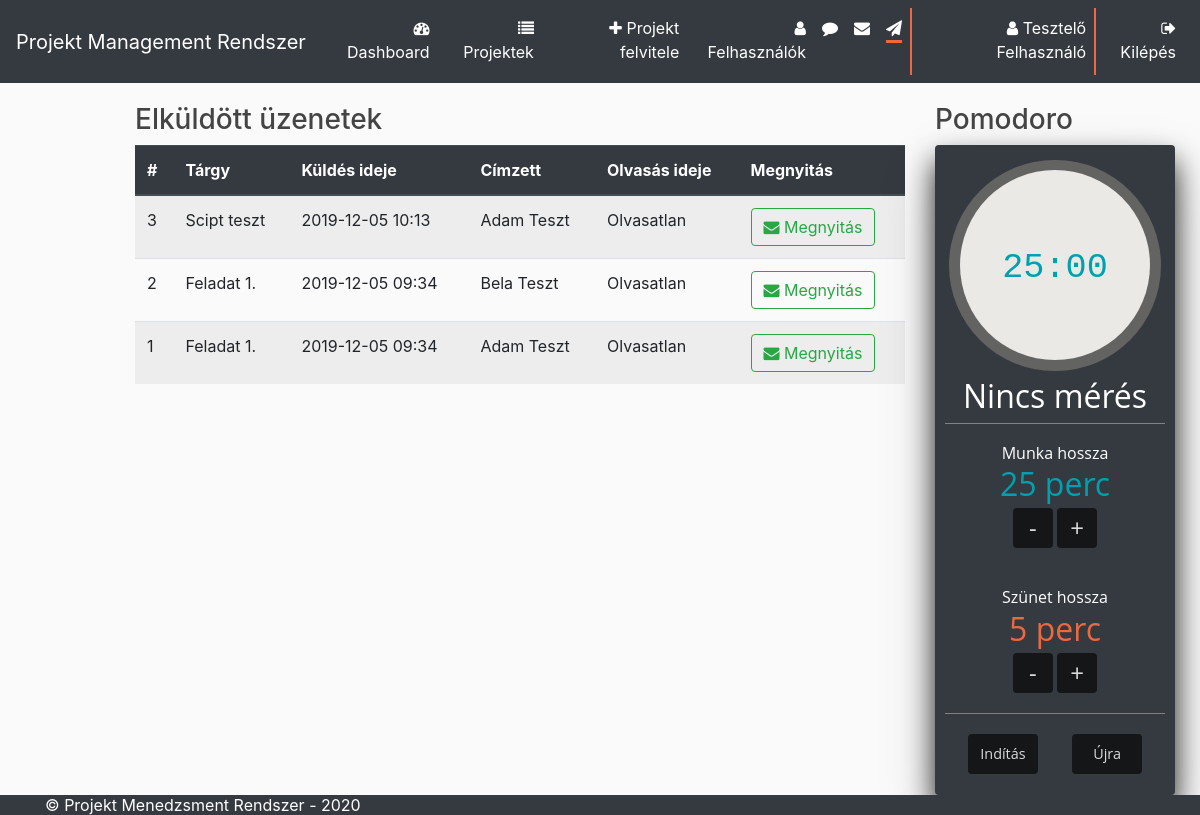
/sent (signed in), run on the app's committed database.
### projectmanage/models.py (models this page shows, shortened)
class User(UserMixin, db.Model):
    id = db.Column(db.Integer, primary_key=True)
    userName = db.Column(db.String(30), unique=True, nullable=False)
    fullName = db.Column(db.String(150), nullable=False)
    email    = db.Column(db.String(50), unique=True, nullable=False)
    password = db.Column(db.String(256), nullable=False)
    admin    = db.Column(db.Boolean, default=False)
    deleted  = db.Column(db.Boolean, nullable=False, default=False)
    delTime = db.Column(db.DateTime, nullable=True)
    projects = db.relationship('Project', backref='creator', lazy=True)
    projectWorkers = db.relationship('Project', secondary=projectWorkers, backref=db.backref('workers', lazy='dynamic'))
    projectLeaders = db.relationship('Project', secondary=projectLeaders, backref=db.backref('leaders', lazy='dynamic'))
    projectJobsCreated = db.relationship('ProjectJob', foreign_keys='ProjectJob.creatorUserId', backref='creator', lazy=True)
    projectJobsWork    = db.relationship('ProjectJob', foreign_keys='ProjectJob.workerUserId', backref='worker', lazy=True)
    activeJobId = db.Column(db.Integer, db.ForeignKey('project_job.id'), nullable=False, default=0)

class UserMessage(db.Model):
    id = db.Column(db.Integer, primary_key=True)
    fromUserId = db.Column(db.Integer, db.ForeignKey('user.id'), nullable=False)
    toUserId   = db.Column(db.Integer, db.ForeignKey('user.id'), nullable=False)
    subject = db.Column(db.String(50), nullable=False)
    text = db.Column(db.Text, nullable=False)
    sentTime = db.Column(db.DateTime, nullable=False, default=datetime.now)
    readTime = db.Column(db.DateTime, nullable=True)
    @staticmethod
    def getSentMessages(userId):
        messages = UserMessage.query.filter(
            UserMessage.fromUserId == userId
        ).order_by(UserMessage.sentTime.desc())
        return messages
    @staticmethod
    def getUnreadCount(userId):
        count = UserMessage.query.filter(
            and_(
                UserMessage.toUserId == userId,
                UserMessage.readTime == None
            )
        ).count()
        return count

### projectmanage/routes.py (the view)
@app.route('/sent')
@login_required
def sent():
    messages = UserMessage.getSentMessages(current_user.id)
    data = {
        'messages' : messages,
        'activeLink' : 'sent',
    }
    return render_template('User/sent.html', **data)

### projectmanage/functions.py (called while the page is built)
@loginManager.user_loader
def load_user(userId):
    return User.query.get(int(userId))

### projectmanage/templates/User/sent.html
{% extends 'layout.html' %}
{% block body %}
<h3>Elküldött üzenetek</h3>
<table class="table table-striped">
    <thead class="thead-dark">
        <tr>
            <th scope="col">#</th>
            <th scope="col">Tárgy</th>
            <th scope="col">Küldés ideje</th>
            <th scope="col">Címzett</th>
            <th scope="col">Olvasás ideje</th>
            <th scope="col">Megnyitás</th>
        </tr>
    </thead>
    <tbody>
        {% for message in messages %}
        <tr>
            <td>
                {{ message.id }}
            </td>
            <td>
                {{ message.subject|safe }}
            </td>
            <td>
                {{ message.sentTime.strftime('%Y-%m-%d %H:%M') }}
            </td>
            <td>
                {{ getUserName(message.toUserId) }}
            </td>
            <td>
                {% if message.readTime %}
                {{ message.readTime.strftime('%Y-%m-%d %H:%M') }}
                {% else %}
                    Olvasatlan
                {% endif %}
            </td>
            <td>
                <a href="{{ url_for('loadMessage', messageId=message.id, fromPage=activeLink) }}" class="btn btn-outline-success"><i class="fa fa-envelope"></i>&nbsp;Megnyitás</a>
            </td>
        </tr>
        {% endfor %}
    </tbody>
</table>
{% endblock body %}

### projectmanage/templates/layout.html (shortened to what this page needs)
<!doctype html>
<html lang="en">
<head>
    <link rel="stylesheet" href="https://stackpath.bootstrapcdn.com/bootstrap/4.3.1/css/bootstrap.min.css"
>
    <link rel='stylesheet' text="text/css"
        href="{{ url_for('static', filename='font-awesome/css/font-awesome.min.css')}}">
    <link rel="stylesheet" text="text/css" href="{{ url_for('static', filename='css/base.css') }}">
    <link rel="stylesheet" text="text/css" href="{{ url_for('static', filename='css/timer.css') }}">
    <link rel="stylesheet" href="https://cdnjs.cloudflare.com/ajax/libs/datepicker/0.6.5/datepicker.css"
 />
<body>
    {% include 'includes/_navbar.html' %}
    <main role="main" class="container-fluid" style="width: 80%;">
        <div class="row">
            <div class="col-md-10">
                {% block body %}{% endblock %}
            </div>
            {% if current_user.is_authenticated %}
            <div class="col-md-2">
                <h3 style="text-align: center;">Pomodoro</h3>
                <div class="clock">
                    <div class="timer">
                        <div class="progress-radial step-0 session">
                            <div class="main-display overlay">
                            </div>
                        </div>
                    </div>
                    <div class="session-info">
                        <div class="session-count">
                        </div>
                    </div>
                    <div class="settings">
                        <div class="time-session">
                            <h6 class="timer-h">Munka hossza</h6>
                            <p class="time-session-display"></p>
                            <button class="minus">-</button>
                            <button class="plus">+</button>
                        </div>
                        <div class="time-break">
                            <h6 class="timer-h">Szünet hossza</h6>
                            <p class="time-break-display"></p>
                            <button class="minus">-</button>
                            <button class="plus">+</button>
                        </div>
                    </div>
                    <div class="controls">
                        <button class="time-start">Indítás</button>
                        <button class="time-reset">Újra</button>
                    </div>
                </div>
            </div>
            {% endif %}
        </div>
    </main>
    {% include 'includes/_footer.html' %}
</body>
</html>

### projectmanage/templates/includes/_navbar.html (shortened to what this page needs)
<nav class="navbar navbar-expand-lg navbar-dark bg-dark">
    <div class="navbar-brand" href="#">Projekt Management Rendszer</div>
    <div class="collapse navbar-collapse navbar-container" id="navbarSupportedContent">
        {% if current_user.is_authenticated %}
            <ul class="navbar-nav mr-auto active-ul">
                <li class="nav-link {% if activeLink == 'home' or activeLink == 'index' %} active-link {% endif %}">
                    <a href="/home"><i class="fa fa-dashboard"></i>&nbsp;Dashboard</a>
                </li>
                <li class="nav-link {% if activeLink == 'projects' %} active-link {% endif %}">
                    <a href="/projects"><i class="fa fa-list"></i>&nbsp;Projektek</a>
                </li>
                <li class="nav-link {% if activeLink == 'addProject' %} active-link {% endif %}" >
                    <a href="/addProject"><i class="fa fa-plus"></i>&nbsp;Projekt felvitele</a>
                </li>
                <li class="nav-link {% if activeLink == 'users' %} active-link {% endif %}">
                    <a href="/users"><i class="fa fa-user"></i>&nbsp;Felhasználók</a>
                </li>
            </ul>
        {% endif %}
        <ul class="navbar-nav ml-auto active-ul-l">
            {% if current_user.is_authenticated %}
                <li class="nav-link {% if activeLink == 'send' %} active-link {% endif %}">
                    <a href="/sendMessage" title="Üzenet küldés"><i class="fa fa-comment"></i></a>
                </li>
                <li class="nav-link {% if activeLink == 'inbox' %} active-link {% endif %}">
                    <a href="/inbox" title="Bejövő üzenetek"></i><i class="fa fa-envelope"></i></a>
                </li>
                <li class="nav-link {% if activeLink == 'sent' %} active-link {% endif %}">
                    <a href="/sent" title="Elküldött üzenetek"><i class="fa fa-paper-plane"></i></a>
                    <div class="underline"></div>
                </li>
                <div class="vl"></div>
                <li class="nav-link {% if activeLink == 'account' %} active-link {% endif %}">
                    <a href="/account"><i class="fa fa-user"></i>&nbsp;{{ current_user.fullName }}</a>
                </li>
                <div class="vl"></div>
                <li class="nav-link">
                    <a href="/logout"><i class="fa fa-sign-out"></i>&nbsp;Kilépés</a>
                </li>
            {% else %}
                <li class="nav-link">
                    <a href="/login"><i class="fa fa-sign-in"></i>&nbsp;Bejelentkezés</a>
                    <div class="underline"></div>
                </li>
            {% endif %}
        </ul>
    </div>
</nav>

### projectmanage/templates/includes/_footer.html
<footer class="footer">
    <div class="container">
        <span class="text-white"> © Projekt Menedzsment Rendszer - {{ getCurrentYear() }}</span>
    </div>
</footer>

### projectmanage/static/css/base.css (style rules this page uses)
html { position: relative; min-height: 100%; }
body { margin-bottom: 20px; background: #fafafa; color: #333333; }
.footer { position: absolute; bottom: 0; width: 100%; height: 20px; line-height: 20px; background-color: #343a40; }
h1, h2, h3, h4, h5, h6 { color: #444444; }
.bg-dark { margin-bottom: 20px; }
a { outline: none; }
.navbar-container { text-align: center; }
.navbar-container ul.navbar-nav.mr-auto.active-ul { margin: 0; padding: 0; text-align: right; vertical-align: middle; }
.navbar-container ul.navbar-nav.mr-auto.active-ul li { display: inline-block; font-size: 16px; }
.navbar-container ul.navbar-nav.mr-auto.active-ul li a { color: #ffffff; text-decoration: none; display: inline-block; transition: color 0.5s; }
.navbar-container ul.navbar-nav.ml-auto.active-ul-l { margin: 0; padding: 0; text-align: right; vertical-align: middle; }
.navbar-container ul.navbar-nav.ml-auto.active-ul-l li { display: inline-block; font-size: 16px; }
.navbar-container ul.navbar-nav.ml-auto.active-ul-l li a { color: #ffffff; text-decoration: none; display: inline-block; transition: color 0.5s; }
.navbar-container ul.navbar-nav.ml-auto.active-ul-l li .underline { height: 3px; background-color: transparent; width: 0%; transition: width 0.2s, background-color 0.5s; margin: 0 auto; }
.navbar-container ul.navbar-nav.ml-auto.active-ul-l li.active-link .underline { width: 100%; background-color: #eb6841; }
.vl { border-left: 2px solid #eb6841; height: 20; }

### projectmanage/static/css/timer.css (style rules this page uses)
.clock { background-color: #343A40; border-radius: 4px; box-shadow: 0 16px 28px 0 rgba(0, 0, 0, 0.8), 0 25px 55px 0 rgba(0, 0, 0, 0.21); font-family: "Open Sans", sans-serif; width: 240px; height: 650px; text-align: center; margin: 0 auto; padding: 10px; }
.clock .progress-radial { display: inline-block; position: relative; font-size: 2.2em; width: 6em; padding-bottom: 6em; margin-top: 5px; border-radius: 50%; background-color: #00a0b0; }
.clock .progress-radial .overlay { position: absolute; top: 5%; bottom: 5%; left: 5%; right: 5%; border-radius: 50%; background-color: #eae9e5; font-family: "Droid Sans Mono", monospace; padding-top: 34%; }
.clock .progress-radial.session .overlay { color: #00a0b0; }
.clock .session-info, .clock .session-info .h2, .clock .settings, .clock .controls { color: #ffffff; }
.clock .settings { border-top: 1px solid #818184; border-bottom: 1px solid #818184; }
.clock .settings .time-session, .clock .settings .time-break { display: inline-block; padding: 20px; }
.clock .settings .time-session h6, .clock .settings .time-break h6 { margin-top: 0; margin-bottom: 5px; }
.clock .settings .time-session button, .clock .settings .time-break button { background-color: rgba(8, 8, 8, 0.7); border: none; border-radius: 4px; color: #dadadb; transition: background-color 0.2s ease-in-out; width: 40px; height: 40px; font-size: 1.5em; }
.clock .settings .time-session .time-session-display, .clock .settings .time-session .time-break-display, .clock .settings .time-break .time-session-display, .clock .settings .time-break .time-break-display { margin-bottom: 8px; margin-top: 0px; line-height: 1em; }
.clock .settings .time-session .time-session-display, .clock .settings .time-break .time-session-display { color: #00a0b0; font-size: 2rem; }
.clock .settings .time-session .time-break-display, .clock .settings .time-break .time-break-display { color: #eb6841; font-size: 2rem; }
.clock .controls { padding-top: 20px; padding-bottom: 10px; }
.clock .controls button { background-color: rgba(8, 8, 8, 0.7); border: none; border-radius: 4px; color: #dadadb; font-size: 0.9em; transition: background-color 0.2s ease-in-out; height: 40px; width: 70px; margin-left: 15px; margin-right: 15px; }
.timer-h, .session-count { color: #ffffff; }
.step-0.session { background-image: linear-gradient(90deg, #636361 50%, transparent 50%, transparent), linear-gradient(90deg, #00a0b0 50%, #636361 50%, #636361); }

### data on the page
User: fullName "Tesztelő Felhasználó"
UserMessage: id "3", subject "Scipt teszt", sentTime "2019-12-05 10:13", toUserId.fullName "Adam Teszt", shows "Olvasatlan"
UserMessage: id "2", subject "Feladat 1.", sentTime "2019-12-05 09:34", toUserId.fullName "Bela Teszt", shows "Olvasatlan"
UserMessage: id "1", subject "Feladat 1.", sentTime "2019-12-05 09:34", toUserId.fullName "Adam Teszt", shows "Olvasatlan"

### other printed values
{{ getCurrentYear() }} "2020"
